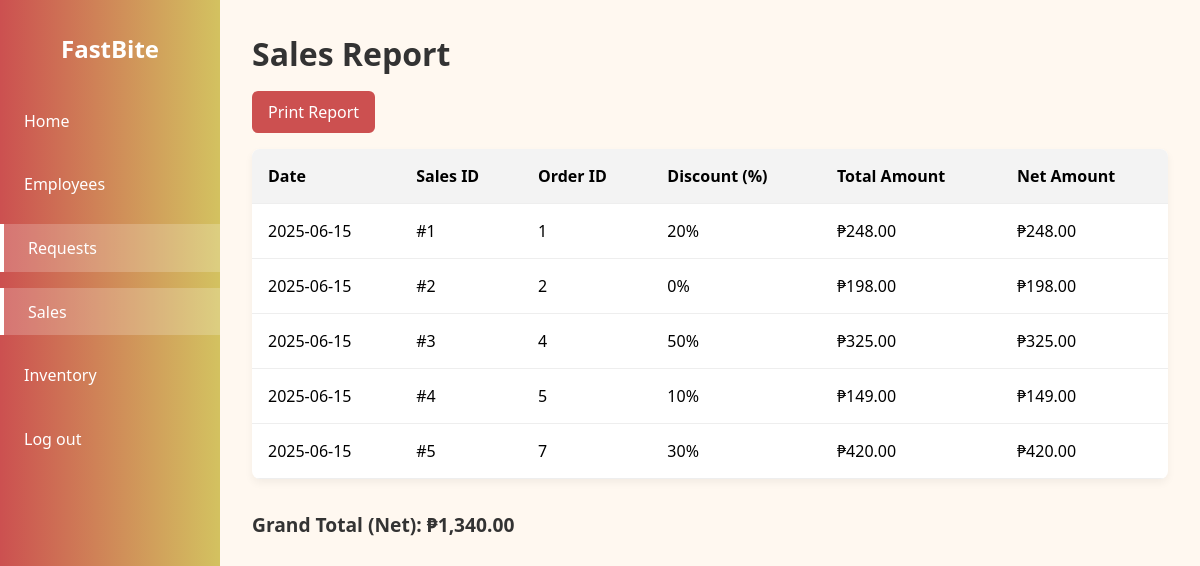
/sales-report.php (signed in), run on the app's committed database.
### tables this page shows
CREATE TABLE `sales` (
  `Sales_ID` int(11) NOT NULL,
  `Order_ID` int(11) NOT NULL,
  `Sale_Date` date NOT NULL,
  `Total_Amount` int(11) NOT NULL,
  `Discount` int(11) NOT NULL,
  `Net_Amount` int(11) NOT NULL
);

### sales-report.php (the view, shortened to what this page needs)
<?php
include('includes/config.php');
$sql = "SELECT Sale_Date, Sales_ID, Order_ID, Discount, Total_Amount,
        Total_Amount AS Net_Amount
        FROM sales";
$query = $dbh->prepare($sql);
$query->execute();
$sales = $query->fetchAll(PDO::FETCH_ASSOC);
$grandTotal = 0;
foreach ($sales as $row) {
    $grandTotal += (float)$row['Net_Amount'];
}
?>
<!DOCTYPE html>
<html lang="en">
<head>
</head>
<body>
  <div class="sidebar">
    <h2>FastBite</h2>
    <ul>
      <li><a href="admin-dashboard.php">Home</a></li>
      <li><a href="employee-database.php">Employees</a></li>
      <li><a href="requests.php" class="active">Requests</a></li>
      <li><a href="sales-report.php" class="active">Sales</a></li>
      <li><a href="inventory-report.php">Inventory</a></li>
      <li><a href="logout.php">Log out</a></li>
    </ul>
  </div>
  <div class="main-content">
    <h1>Sales Report</h1>
    <button class="print-btn" onclick="window.print()">Print Report</button>
    <div class="container">
      <table>
        <thead>
          <tr>
            <th>Date</th>
            <th>Sales ID</th>
            <th>Order ID</th>
            <th>Discount (%)</th>
            <th>Total Amount</th>
            <th>Net Amount</th>
          </tr>
        </thead>
        <tbody>
          <?php if ($sales): ?>
            <?php foreach ($sales as $row): ?>
              <tr>
                <td><?= htmlspecialchars($row['Sale_Date']) ?></td>
                <td>#<?= htmlspecialchars($row['Sales_ID']) ?></td>
                <td><?= htmlspecialchars($row['Order_ID']) ?></td>
                <td><?= htmlspecialchars($row['Discount']) ?>%</td>
                <td>₱<?= number_format($row['Total_Amount'], 2) ?></td>
                <td>₱<?= number_format($row['Net_Amount'], 2) ?></td>
              </tr>
            <?php endforeach; ?>
          <?php else: ?>
            <tr><td colspan="6">No sales data available.</td></tr>
          <?php endif; ?>
        </tbody>
      </table>
      <div class="total">Grand Total (Net): ₱<?= number_format($grandTotal, 2) ?></div>
    </div>
  </div>
</body>
</html>

### sales-report.php (style rules this page uses)
:root { --sidebar-width: 220px; --primary: #cc5050; --secondary: #d3c260; --bg-light: #fff8f0; --text-dark: #333; }
* { box-sizing: border-box; margin: 0; padding: 0; font-family: "Segoe UI", sans-serif; }
body { display: flex; background-color: var(--bg-light); min-height: 100vh; }
.sidebar { width: var(--sidebar-width); background: linear-gradient(to right, var(--primary), var(--secondary)); color: white; padding-top: 2rem; position: fixed; top: 0; bottom: 0; left: 0; }
.sidebar h2 { text-align: center; margin-bottom: 2rem; font-size: 1.5rem; }
.sidebar ul { list-style: none; padding: 0; }
.sidebar ul li { margin: 1rem 0; }
.sidebar ul li a { color: white; text-decoration: none; padding: 0.8rem 1.5rem; display: block; transition: background 0.3s; }
.sidebar ul li a:hover, .sidebar ul li a.active { background: rgba(255, 255, 255, 0.2); border-left: 4px solid white; }
.main-content { margin-left: var(--sidebar-width); padding: 2rem; flex: 1; }
.main-content h1 { font-size: 2rem; margin-bottom: 1rem; color: var(--text-dark); }
table { width: 100%; border-collapse: collapse; background: white; border-radius: 8px; overflow: hidden; box-shadow: 0 4px 8px rgba(0,0,0,0.05); margin-bottom: 2rem; }
th, td { padding: 1rem; text-align: left; border-bottom: 1px solid #eee; }
th { background: #f3f3f3; }
.print-btn { background-color: var(--primary); color: white; padding: 10px 16px; border: none; border-radius: 6px; font-size: 1rem; cursor: pointer; margin-bottom: 1rem; }
.total { font-size: 1.2rem; font-weight: bold; color: var(--text-dark); }

### data on the page
sales: Sale_Date "2025-06-15", Sales_ID "1", Order_ID "1", Discount "20", Total_Amount "248.00"
sales: Sale_Date "2025-06-15", Sales_ID "2", Order_ID "2", Discount "0", Total_Amount "198.00"
sales: Sale_Date "2025-06-15", Sales_ID "3", Order_ID "4", Discount "50", Total_Amount "325.00"
sales: Sale_Date "2025-06-15", Sales_ID "4", Order_ID "5", Discount "10", Total_Amount "149.00"
sales: Sale_Date "2025-06-15", Sales_ID "5", Order_ID "7", Discount "30", Total_Amount "420.00"

### other printed values
$grandTotal "1,340.00"
